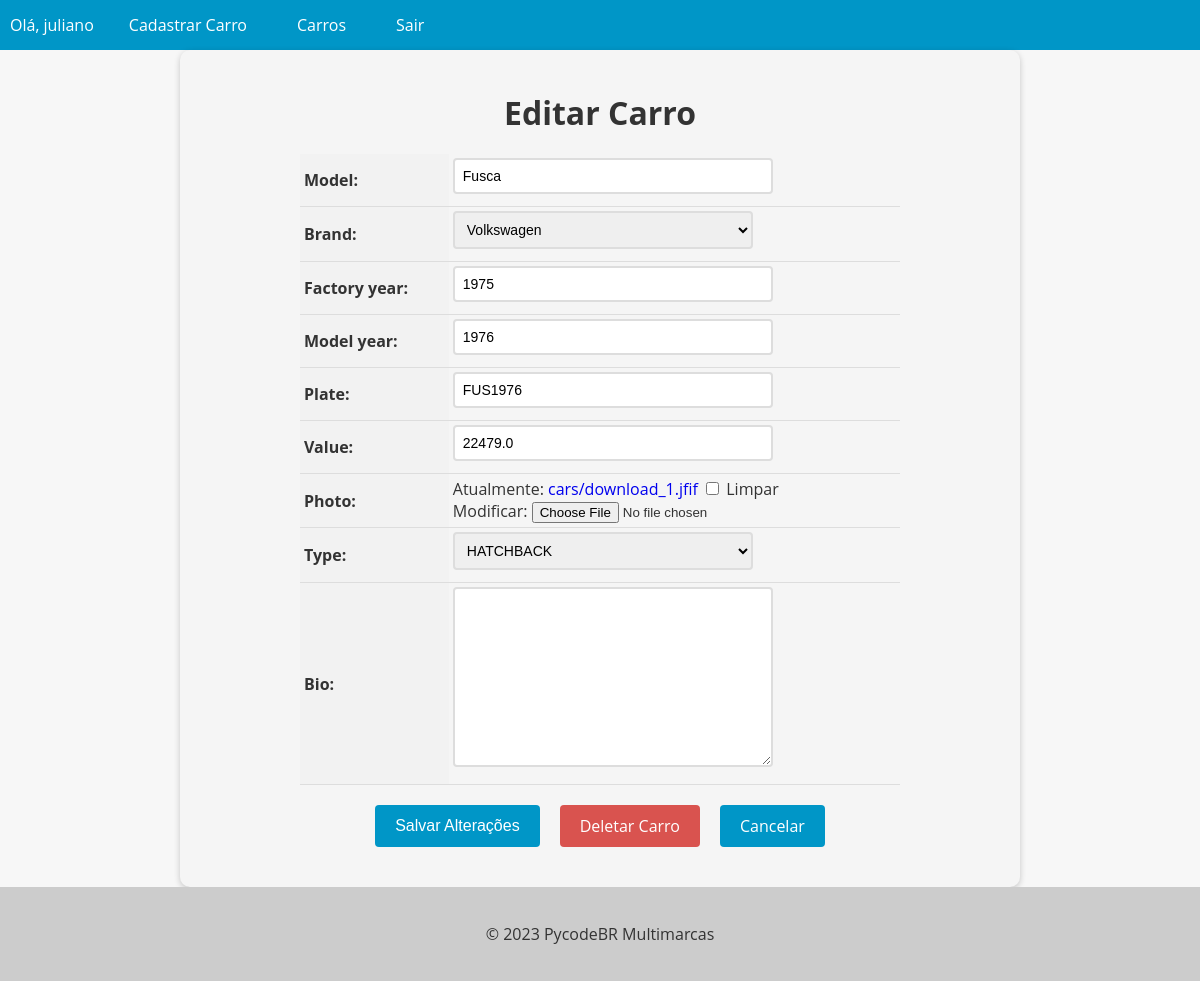
The page /car/5/update/ (signed in) on the database as committed earlier.
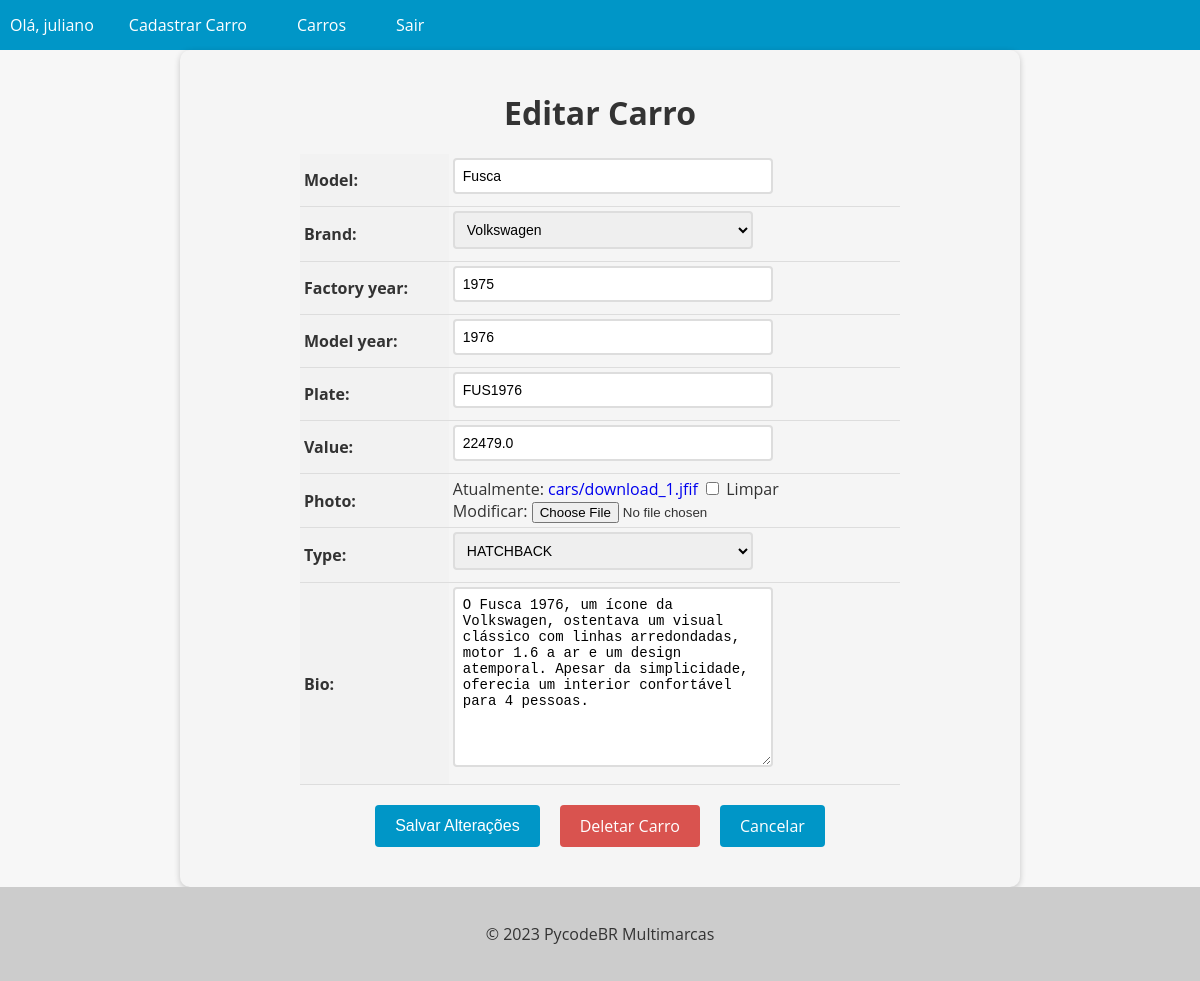
The same page on the database as committed later.
### cars/models.py (models this page shows, shortened)
class Car(models.Model):
    id = models.AutoField(primary_key=True)
    model = models.CharField(max_length=200)
    brand = models.ForeignKey(Brand, on_delete=models.PROTECT, related_name='brands')
    factory_year = models.IntegerField(blank=True, null=True)
    model_year = models.IntegerField(blank=True, null=True)
    plate = models.CharField(max_length=10, blank=True, null=True)
    value = models.FloatField(blank=True, null=True)
    photo = models.ImageField(upload_to='cars/', blank=True, null=True)
    type = models.ForeignKey(Type, on_delete=models.PROTECT, related_name='type', null=True, blank=True)
    bio = models.TextField(blank=True, null=True)

class Brand(models.Model):
    id = models.AutoField(primary_key=True)
    name = models.CharField(max_length=200)
    def __str__(self):
        return self.name

class Type(models.Model):
    id = models.AutoField(primary_key=True)
    name = models.CharField(max_length=100)
    def __str__(self):
        return self.name

### cars/views.py (the view, shortened to what this page needs)
# urls.py: path('car/<int:pk>/update/', CarUpdateView.as_view(), name='car_update'),
@method_decorator(login_required(login_url='login'), name='dispatch')
class CarUpdateView(UpdateView):
    model = Car
    form_class = CarModelForm
    template_name = 'car_update.html'
    success_url = '/cars/'

### cars/forms.py (shortened to what this page needs)
class CarModelForm(forms.ModelForm):
    class Meta:
        model = Car
        fields = '__all__'

### cars/templates/car_update.html (shortened to what this page needs)
{% extends "base.html" %}
{% block content %}
  <form method="post" enctype="multipart/form-data">
    <h1>Editar Carro</h1>
    <table>
      {{ form.as_table }}
    </table>
    <div>
      <div class="buttons-container">
        <input type="submit" value="Salvar Alterações" class="btn btn-primary">
        <a href="{% url 'car_delete' pk=object.pk %}" class="btn btn-danger">Deletar Carro</a>
        <a href="{% url 'cars_list' %}" class="btn btn-secondary">Cancelar</a>
      </div>
    </div>
  </form>
{% endblock %}

### app/templates/base.html (shortened to what this page needs)
<!DOCTYPE html>
<html lang="en">
<head>
</head>
<body>
  <header>
    <nav>
      <ul>
        {% if user.is_authenticated %}
          <li>Olá, {{ user.username }}</li>
          <li><a href="{% url 'new_car' %}">Cadastrar Carro</a></li>
        {% endif %}
        <li><a href="{% url 'cars_list' %}">Carros</a></li>
        {% if user.is_authenticated %}
          <li><a href="{% url 'logout' %}">Sair</a></li>
        {% endif %}
      </ul>
    </nav>
  </header>
  <main>
    {% block content %}
    {% endblock %}
  </main>
  <footer>
    <p>&copy; 2023 PycodeBR Multimarcas</p>
  </footer>
</body>
</html>

### app/templates/base.html (style rules this page uses)
body { font-family: 'Open Sans', sans-serif; background-color: #f7f7f7; color: #333; margin: 0; padding: 0; }
header { background-color: #0096c7; color: #fff; text-align: center; }
footer { background-color: #ccc; color: #333; padding: 20px; text-align: center; }
nav { background-color: #0096c7; color: #fff; height: 50px; display: flex; justify-content: space-between; align-items: center; }
nav ul { list-style: none; margin: 0; padding: 0; display: flex; }
nav ul li { margin: 0 10px; }
nav ul li a { color: #fff; text-decoration: none; font-size: 16px; padding: 15px; transition: all 0.3s ease; }

### cars/templates/car_update.html (style rules this page uses)
form { max-width: 800px; margin: 0 auto; padding: 20px; background-color: #f5f5f5; border-radius: 10px; box-shadow: 0 2px 6px rgba(0, 0, 0, 0.2); }
form h1 { font-size: 2rem; margin-bottom: 20px; text-align: center; }
table { margin: 0 auto; border-collapse: collapse; width: 100%; max-width: 600px; }
th, td { padding: 4px; text-align: left; border-bottom: 1px solid #ddd; }
th { background-color: #f2f2f2; }
input[type="text"], input[type="number"], select, textarea { padding: 8px; font-size: 14px; border: 2px solid #ddd; border-radius: 4px; width: 100%; max-width: 300px; margin-bottom: 8px; transition: border-bottom-color 0.3s ease-in-out; }
.btn { background-color: #0096c7; color: #fff; border: none; padding: 10px 20px; font-size: 16px; border-radius: 4px; cursor: pointer; transition: background-color 0.3s ease-in-out; }
.buttons-container { display: flex; justify-content: center; margin-top: 20px; margin-bottom: 20px; }
.btn { display: inline-block; background-color: #0096c7; color: #fff; border: none; padding: 10px 20px; font-size: 16px; border-radius: 4px; cursor: pointer; transition: background-color 0.3s ease-in-out; margin: 0 10px; }
.btn-danger { background-color: #d9534f; text-decoration: none !important; }
a { text-decoration: none !important; }

Rows that differ between the two databases and show on the page:
changed Car "Fusca": bio (not shown) → "O Fusca 1976, um ícone da Volkswagen, ostentava um visual clássico com linhas arredondadas, motor 1.6 a ar e um design atemporal. Apesar da simplicidade, oferecia um interior confortável para 4 pessoas."
